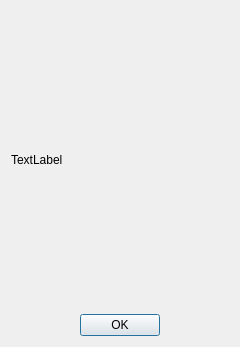
<?xml version="1.0" encoding="UTF-8"?>
<ui version="4.0">
 <class>AboutDialog</class>
 <widget class="QDialog" name="AboutDialog">
  <property name="geometry">
   <rect>
    <x>0</x>
    <y>0</y>
    <width>240</width>
    <height>347</height>
   </rect>
  </property>
  <property name="windowTitle">
   <string>Dialog</string>
  </property>
  <layout class="QVBoxLayout" name="verticalLayout">
   <item>
    <widget class="QLabel" name="label">
     <property name="text">
      <string/>
     </property>
     <property name="pixmap">
      <pixmap resource="resources.qrc">:/icons/logo32</pixmap>
     </property>
     <property name="alignment">
      <set>Qt::AlignCenter</set>
     </property>
    </widget>
   </item>
   <item>
    <widget class="QLabel" name="lblAbout">
     <property name="sizePolicy">
      <sizepolicy hsizetype="Preferred" vsizetype="Expanding">
       <horstretch>0</horstretch>
       <verstretch>0</verstretch>
      </sizepolicy>
     </property>
     <property name="text">
      <string>TextLabel</string>
     </property>
     <property name="alignment">
      <set>Qt::AlignJustify|Qt::AlignVCenter</set>
     </property>
     <property name="wordWrap">
      <bool>true</bool>
     </property>
    </widget>
   </item>
   <item>
    <widget class="QLabel" name="label_2">
     <property name="text">
      <string/>
     </property>
     <property name="pixmap">
      <pixmap resource="resources.qrc">:/icons/ccbysa_sm</pixmap>
     </property>
     <property name="alignment">
      <set>Qt::AlignCenter</set>
     </property>
    </widget>
   </item>
   <item>
    <widget class="QDialogButtonBox" name="buttonBox">
     <property name="orientation">
      <enum>Qt::Horizontal</enum>
     </property>
     <property name="standardButtons">
      <set>QDialogButtonBox::Ok</set>
     </property>
     <property name="centerButtons">
      <bool>true</bool>
     </property>
    </widget>
   </item>
  </layout>
 </widget>
 <resources>
  <include location="resources.qrc"/>
 </resources>
 <connections>
  <connection>
   <sender>buttonBox</sender>
   <signal>accepted()</signal>
   <receiver>AboutDialog</receiver>
   <slot>accept()</slot>
   <hints>
    <hint type="sourcelabel">
     <x>248</x>
     <y>254</y>
    </hint>
    <hint type="destinationlabel">
     <x>157</x>
     <y>274</y>
    </hint>
   </hints>
  </connection>
  <connection>
   <sender>buttonBox</sender>
   <signal>rejected()</signal>
   <receiver>AboutDialog</receiver>
   <slot>reject()</slot>
   <hints>
    <hint type="sourcelabel">
     <x>316</x>
     <y>260</y>
    </hint>
    <hint type="destinationlabel">
     <x>286</x>
     <y>274</y>
    </hint>
   </hints>
  </connection>
 </connections>
</ui>
